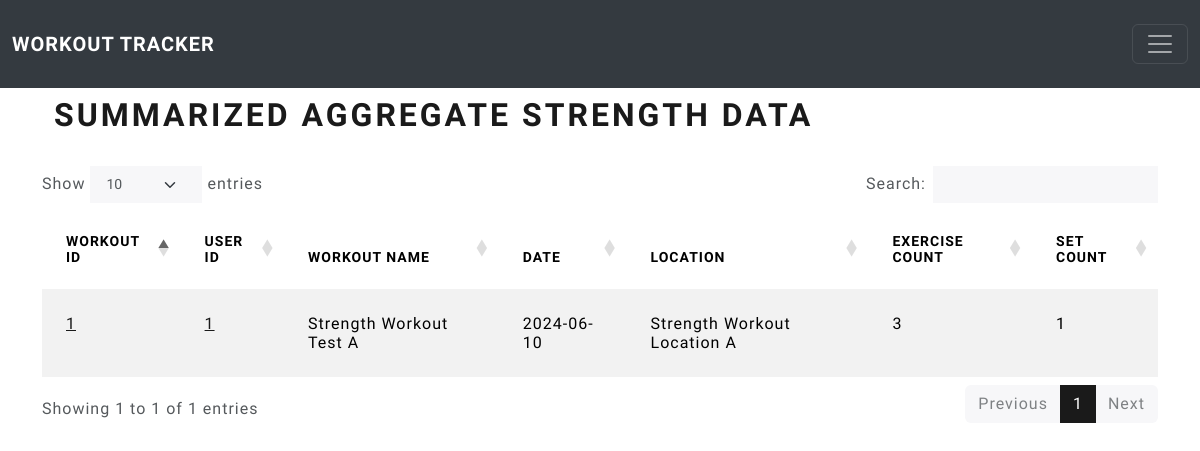
The page /aggregate_strength_summary (signed in) on the database as committed earlier.
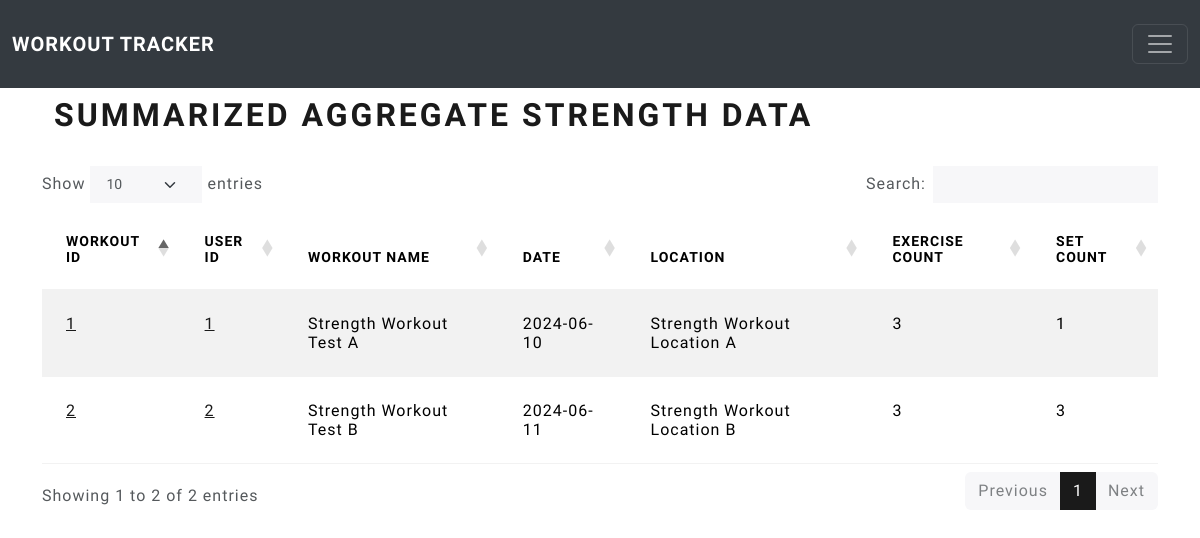
The same page on the database as committed later.
### workouts/models.py (models this page shows, shortened)
class StrengthTrainingSub(db.Model):
    __tablename__ = 'strength_training_sub'
    users = db.relationship(User)
    id = db.Column(db.Integer, primary_key=True)
    user_id = db.Column(db.Integer, db.ForeignKey('users.id'), nullable=False)
    workout_name = db.Column(db.String(140), nullable=False)
    date = db.Column(db.Date, nullable=False, default=datetime.utcnow)
    location = db.Column(db.String, nullable=False)
    exercise_count = db.Column(db.Integer, nullable=False)
    set_count = db.Column(db.Integer, nullable=False)

### workouts/aggregate/views.py (the view)
@aggregate.route('/aggregate_strength_summary', methods=['GET', 'POST'])
@login_required
def summarized_strength_workout_table():
    strength_training_data = StrengthTrainingSub.query.where(StrengthTrainingSub.id==StrengthTraining.sub_id).all()
    return render_template('aggregate_strength_summary.html',
                           strength_training_data=strength_training_data)

### workouts/models.py (called while the page is built)
@login_manager.user_loader
def load_user(user_id):
    return User.query.get(user_id)

### workouts/templates/aggregate_strength_summary.html (shortened to what this page needs)
{% extends "base.html" %}
{% block content %}
    <div class="container">
    <h1>Summarized Aggregate Strength Data</h1>
    </div>
    <br>
    <div class="table-responsive">
    <table id="data" class="table table-striped">
        <thead>
            <tr>
                <th>Workout ID</th>
                <th>User ID</th>
                <th>Workout Name</th>
                <th>Date</th>
                <th>Location</th>
                <th>Exercise Count</th>
                <th>Set Count</th>
            </tr>
        </thead>
        <tbody>
            {% for exercise_set in strength_training_data %}
            <tr>
                <td><a href="{{url_for('strength_training.single_strength_workout', strength_workout_id=exercise_set.id, strength_user_id=exercise_set.user_id)}}">{{ exercise_set.id }}</a></td>
                <td><a href="{{url_for('strength_training_sub.view_strength_sub_workout_table', strength_user_id=exercise_set.user_id)}}">{{  exercise_set.user_id }}</a></td>
                <td>{{ exercise_set.workout_name }}</td>
                <td>{{ exercise_set.date }}</td>
                <td>{{ exercise_set.location }}</td>
                <td>{{ exercise_set.exercise_count }}</td>
                <td>{{ exercise_set.set_count }}</td>
            </tr>
            {% endfor %}
        </tbody>
    </table>
    </div>
{% endblock %}

Rows that differ between the two databases and show on the page:
added StrengthTrainingSub: id "2", user_id "2", workout_name "Strength Workout Test B", date "2024-06-11", location "Strength Workout Location B", exercise_count "3", set_count "3"
Other text that changed with them:
text written by a page script: "Show entries Search: Showing 1 to 1 of 1 entries Previous 1 Next" → "Show entries Search: Showing 1 to 2 of 2 entries Previous 1 Next"
